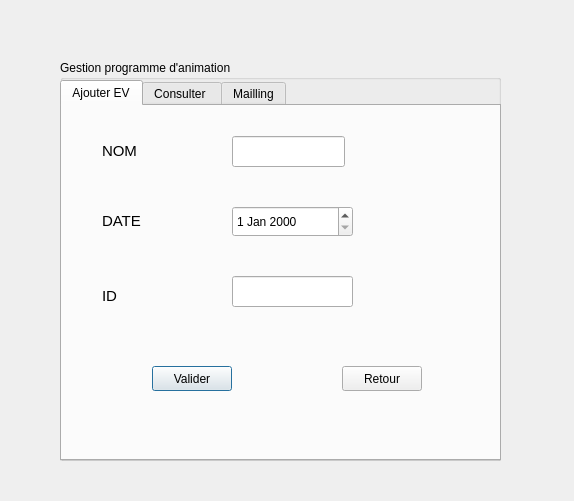
<?xml version="1.0" encoding="UTF-8"?>
<ui version="4.0">
 <class>Gestion_animation</class>
 <widget class="QDialog" name="Gestion_animation">
  <property name="geometry">
   <rect>
    <x>0</x>
    <y>0</y>
    <width>574</width>
    <height>501</height>
   </rect>
  </property>
  <property name="windowTitle">
   <string>Dialog</string>
  </property>
  <widget class="QGroupBox" name="groupBox">
   <property name="geometry">
    <rect>
     <x>60</x>
     <y>60</y>
     <width>441</width>
     <height>401</height>
    </rect>
   </property>
   <property name="title">
    <string>Gestion programme d'animation</string>
   </property>
   <widget class="QTabWidget" name="tabWidget">
    <property name="geometry">
     <rect>
      <x>0</x>
      <y>20</y>
      <width>441</width>
      <height>381</height>
     </rect>
    </property>
    <property name="currentIndex">
     <number>0</number>
    </property>
    <widget class="QWidget" name="tab_2">
     <attribute name="title">
      <string>Ajouter EV</string>
     </attribute>
     <widget class="QLabel" name="label">
      <property name="geometry">
       <rect>
        <x>40</x>
        <y>30</y>
        <width>91</width>
        <height>31</height>
       </rect>
      </property>
      <property name="text">
       <string>&lt;html&gt;&lt;head/&gt;&lt;body&gt;&lt;p&gt;&lt;span style=&quot; font-size:11pt;&quot;&gt;NOM&lt;/span&gt;&lt;/p&gt;&lt;/body&gt;&lt;/html&gt;</string>
      </property>
     </widget>
     <widget class="QLabel" name="label_2">
      <property name="geometry">
       <rect>
        <x>40</x>
        <y>100</y>
        <width>81</width>
        <height>31</height>
       </rect>
      </property>
      <property name="text">
       <string>&lt;html&gt;&lt;head/&gt;&lt;body&gt;&lt;p&gt;&lt;span style=&quot; font-size:11pt;&quot;&gt;DATE&lt;/span&gt;&lt;/p&gt;&lt;/body&gt;&lt;/html&gt;</string>
      </property>
     </widget>
     <widget class="QLabel" name="label_3">
      <property name="geometry">
       <rect>
        <x>40</x>
        <y>175</y>
        <width>31</width>
        <height>31</height>
       </rect>
      </property>
      <property name="text">
       <string>&lt;html&gt;&lt;head/&gt;&lt;body&gt;&lt;p&gt;&lt;span style=&quot; font-size:11pt;&quot;&gt;ID&lt;/span&gt;&lt;/p&gt;&lt;/body&gt;&lt;/html&gt;</string>
      </property>
     </widget>
     <widget class="QLineEdit" name="lineEdit_nom">
      <property name="geometry">
       <rect>
        <x>170</x>
        <y>30</y>
        <width>113</width>
        <height>31</height>
       </rect>
      </property>
     </widget>
     <widget class="QLineEdit" name="lineEdit_ID">
      <property name="geometry">
       <rect>
        <x>170</x>
        <y>170</y>
        <width>121</width>
        <height>31</height>
       </rect>
      </property>
     </widget>
     <widget class="QPushButton" name="Valider">
      <property name="geometry">
       <rect>
        <x>90</x>
        <y>260</y>
        <width>80</width>
        <height>25</height>
       </rect>
      </property>
      <property name="text">
       <string>Valider</string>
      </property>
     </widget>
     <widget class="QPushButton" name="Retour">
      <property name="geometry">
       <rect>
        <x>280</x>
        <y>260</y>
        <width>80</width>
        <height>25</height>
       </rect>
      </property>
      <property name="text">
       <string>Retour</string>
      </property>
     </widget>
     <widget class="QDateEdit" name="dateEdit">
      <property name="geometry">
       <rect>
        <x>170</x>
        <y>100</y>
        <width>121</width>
        <height>31</height>
       </rect>
      </property>
     </widget>
    </widget>
    <widget class="QWidget" name="tab">
     <attribute name="title">
      <string>Consulter </string>
     </attribute>
     <widget class="QTableView" name="tableView">
      <property name="geometry">
       <rect>
        <x>10</x>
        <y>10</y>
        <width>256</width>
        <height>192</height>
       </rect>
      </property>
     </widget>
     <widget class="QPushButton" name="TRI">
      <property name="geometry">
       <rect>
        <x>320</x>
        <y>30</y>
        <width>80</width>
        <height>25</height>
       </rect>
      </property>
      <property name="text">
       <string>TRI</string>
      </property>
     </widget>
     <widget class="QLabel" name="label_4">
      <property name="geometry">
       <rect>
        <x>20</x>
        <y>220</y>
        <width>171</width>
        <height>31</height>
       </rect>
      </property>
      <property name="text">
       <string>&lt;html&gt;&lt;head/&gt;&lt;body&gt;&lt;p&gt;&lt;span style=&quot; font-size:9pt;&quot;&gt;Rechercher EV par DATE&lt;/span&gt;&lt;/p&gt;&lt;/body&gt;&lt;/html&gt;</string>
      </property>
     </widget>
     <widget class="QLineEdit" name="lineEdit">
      <property name="geometry">
       <rect>
        <x>250</x>
        <y>220</y>
        <width>113</width>
        <height>24</height>
       </rect>
      </property>
      <property name="text">
       <string/>
      </property>
     </widget>
     <widget class="QLineEdit" name="lineEdit_2">
      <property name="geometry">
       <rect>
        <x>250</x>
        <y>270</y>
        <width>113</width>
        <height>24</height>
       </rect>
      </property>
      <property name="text">
       <string/>
      </property>
     </widget>
     <widget class="QPushButton" name="SMS">
      <property name="geometry">
       <rect>
        <x>320</x>
        <y>150</y>
        <width>80</width>
        <height>25</height>
       </rect>
      </property>
      <property name="text">
       <string>SMS</string>
      </property>
     </widget>
     <widget class="QPushButton" name="Imprimer">
      <property name="geometry">
       <rect>
        <x>320</x>
        <y>90</y>
        <width>80</width>
        <height>25</height>
       </rect>
      </property>
      <property name="text">
       <string>Imprimer</string>
      </property>
     </widget>
     <widget class="QPushButton" name="Supprimer">
      <property name="geometry">
       <rect>
        <x>130</x>
        <y>270</y>
        <width>81</width>
        <height>31</height>
       </rect>
      </property>
      <property name="text">
       <string>Supprimer</string>
      </property>
     </widget>
     <widget class="QPushButton" name="Modifier">
      <property name="geometry">
       <rect>
        <x>20</x>
        <y>270</y>
        <width>81</width>
        <height>31</height>
       </rect>
      </property>
      <property name="text">
       <string>Modifier</string>
      </property>
     </widget>
    </widget>
    <widget class="QWidget" name="tab_3">
     <attribute name="title">
      <string>Mailling</string>
     </attribute>
     <widget class="QLineEdit" name="rcpt">
      <property name="geometry">
       <rect>
        <x>0</x>
        <y>10</y>
        <width>191</width>
        <height>21</height>
       </rect>
      </property>
      <property name="placeholderText">
       <string>destinataire </string>
      </property>
     </widget>
     <widget class="QLineEdit" name="mail_pass">
      <property name="geometry">
       <rect>
        <x>290</x>
        <y>10</y>
        <width>141</width>
        <height>20</height>
       </rect>
      </property>
      <property name="echoMode">
       <enum>QLineEdit::Password</enum>
      </property>
      <property name="placeholderText">
       <string>mail mot de passe</string>
      </property>
     </widget>
     <widget class="QLineEdit" name="sujet">
      <property name="geometry">
       <rect>
        <x>0</x>
        <y>40</y>
        <width>431</width>
        <height>20</height>
       </rect>
      </property>
      <property name="placeholderText">
       <string>sujet</string>
      </property>
     </widget>
     <widget class="QPushButton" name="browseBtn">
      <property name="geometry">
       <rect>
        <x>360</x>
        <y>70</y>
        <width>75</width>
        <height>24</height>
       </rect>
      </property>
      <property name="text">
       <string>Parcourir ...</string>
      </property>
     </widget>
     <widget class="QLineEdit" name="file">
      <property name="geometry">
       <rect>
        <x>0</x>
        <y>70</y>
        <width>341</width>
        <height>23</height>
       </rect>
      </property>
      <property name="placeholderText">
       <string>pièce jointe ici </string>
      </property>
     </widget>
     <widget class="QTextEdit" name="msg">
      <property name="geometry">
       <rect>
        <x>10</x>
        <y>110</y>
        <width>411</width>
        <height>161</height>
       </rect>
      </property>
      <property name="placeholderText">
       <string>tapez votre message ici ...</string>
      </property>
     </widget>
     <widget class="QPushButton" name="sendBtn">
      <property name="geometry">
       <rect>
        <x>0</x>
        <y>280</y>
        <width>431</width>
        <height>23</height>
       </rect>
      </property>
      <property name="text">
       <string>Envoyer</string>
      </property>
     </widget>
    </widget>
   </widget>
  </widget>
 </widget>
 <resources/>
 <connections/>
</ui>
